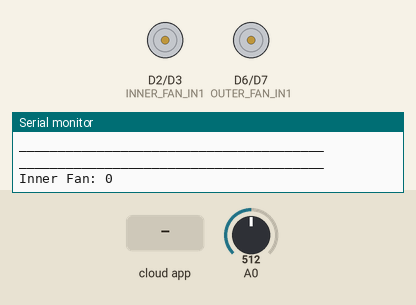
Simulated run of this sketch. Board: ESP8266 (NodeMCU). On the bench: motor-driver pin pairs drawn as motors (green arrow = first pin HIGH = forward, orange = second pin HIGH = backward, longer = more drive, scaled by the enable pin), the last lines printed to the serial monitor. Inputs (shaded band) come from the test bench; at power-on: A0 = 512. WiFi joins after 1.5 s; servers stay silent unless stated; the Firebase database answers and starts empty.

Above: at 2.7 s.
2.8 s: the phone or cloud app sets innerFan to 1
At 4.8 s:
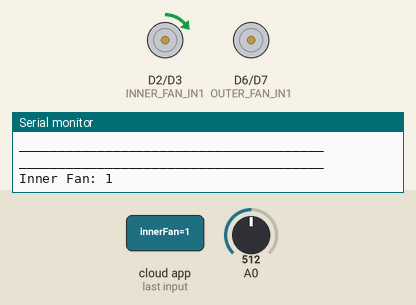
5.1 s: the phone or cloud app sets outerFan to 1
At 6.1 s:
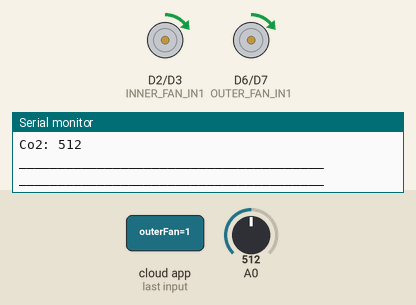
7.3 s: the phone or cloud app sets innerFan to 0
At 8.2 s:
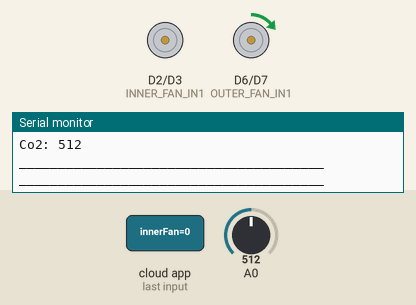
9.1 s: the phone or cloud app sets outerFan to 0
At 10.5 s:
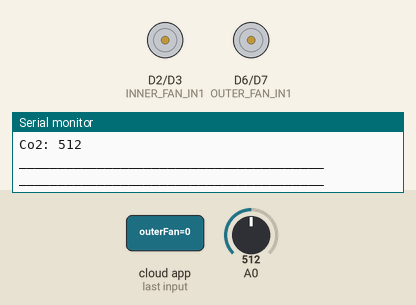
Timing chart, 0 to 12.1 s (numbered marks = the images above; inputs shaded):
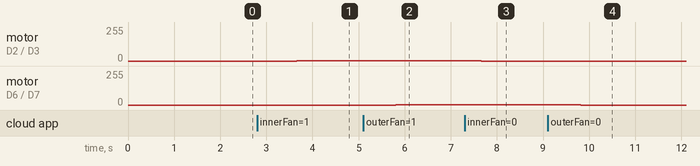

The sketch:

AlgaeMonitoringCode2.ino
```cpp
#include <Arduino.h>
#include <ESP8266WiFi.h>
#include <Firebase_ESP_Client.h>
#include "addons/TokenHelper.h"
#include "addons/RTDBHelper.h"

#define INNER_FAN_ENA  D1
#define INNER_FAN_IN1  D2
#define INNER_FAN_IN2  D3
#define OUTER_FAN_ENB  D5
#define OUTER_FAN_IN1  D6
#define OUTER_FAN_IN2  D7

#define WIFI_SSID "WIFI"
#define WIFI_PASSWORD "WIFI PASSWORD"
#define API_KEY "API KEY"
#define DATABASE_URL "DATABASE URL"


FirebaseData fbdo;
FirebaseAuth auth;
FirebaseConfig config;

unsigned long sendDataPrevMillis = 0;
bool signupOK = false;

long outerCo2;
int innerFanValue = 0;
int outerFanValue = 0;


void setup() {
  pinMode(INNER_FAN_ENA, OUTPUT);
  pinMode(INNER_FAN_IN1, OUTPUT);
  pinMode(INNER_FAN_IN2, OUTPUT);
  pinMode(OUTER_FAN_ENB, OUTPUT);
  pinMode(OUTER_FAN_IN1, OUTPUT);
  pinMode(OUTER_FAN_IN2, OUTPUT);
  Serial.begin(9600);
  pinMode(A0, INPUT);
  WiFi.begin(WIFI_SSID, WIFI_PASSWORD);
  Serial.print("Connecting to Wi-Fi");
   while (WiFi.status() != WL_CONNECTED){
    Serial.print(".");
    delay(300);
  }
   Serial.println();
  Serial.print("Connected with IP: ");
  Serial.println(WiFi.localIP());
  Serial.println();

  config.api_key = API_KEY;
  config.database_url = DATABASE_URL;

  if (Firebase.signUp(&config, &auth, "", "")){
    Serial.println("ok");
    signupOK = true;
  }
  else{
    Serial.printf("%s\n", config.signer.signupError.message.c_str());
  }
  config.token_status_callback = tokenStatusCallback;

  Firebase.begin(&config, &auth);
  Firebase.reconnectWiFi(true);
}

void innerSpeedControl()
{
   if (Firebase.RTDB.getInt(&fbdo, "Controls/1/innerFan")){
      if (fbdo.dataType() == "int"){
      innerFanValue = fbdo.intData();
      analogWrite(INNER_FAN_ENA, innerFanValue);
      digitalWrite(INNER_FAN_IN1, HIGH);
      digitalWrite(INNER_FAN_IN2, LOW);
      Serial.print("Inner Fan: ");
      Serial.println(innerFanValue);
      }
    }
    else {
      Serial.println("FAILED: " + fbdo.errorReason());
    }
}

void outerSpeedControl()
{
   if (Firebase.RTDB.getInt(&fbdo, "Controls/1/outerFan")){
      if (fbdo.dataType() == "int"){
      outerFanValue = fbdo.intData();
      analogWrite(OUTER_FAN_ENB, outerFanValue);
      digitalWrite(OUTER_FAN_IN1, HIGH);
      digitalWrite(OUTER_FAN_IN2, LOW);
      Serial.print("Outer Fan: ");
      Serial.println(outerFanValue);
      }
    }
    else {
      Serial.println("FAILED: " + fbdo.errorReason());
    }

}

void loop() {
  if (Firebase.ready() && signupOK && (millis() -  sendDataPrevMillis > 1000 || sendDataPrevMillis == 0 )) {
    sendDataPrevMillis = millis();
    innerSpeedControl();
    outerSpeedControl();

    outerCo2 = analogRead(A0);

    if (Firebase.RTDB.setFloat(&fbdo, "SENSORS/1/outerCo2", outerCo2)){
       Serial.print("Co2: ");
       Serial.println(outerCo2, DEC);
    }
    else {
      Serial.println("FAILED");
      Serial.println("REASON: " + fbdo.errorReason());
    }

    Serial.print("");
    Serial.println("_______________________________________");

    Serial.print("");
    Serial.println("_______________________________________");
  }

}
```

Measured:
- after the input at 2.8 s, motor on D2 (INNER_FAN_IN1) / D3 (INNER_FAN_IN2): stopped → forward 1/255 after 0.86 s
- after the input at 5.1 s, motor on D6 (OUTER_FAN_IN1) / D7 (OUTER_FAN_IN2): stopped → forward 1/255 after 0.71 s
- after the input at 7.3 s, motor on D2 (INNER_FAN_IN1) / D3 (INNER_FAN_IN2): forward 1/255 → stopped after 0.36 s
- after the input at 9.1 s, motor on D6 (OUTER_FAN_IN1) / D7 (OUTER_FAN_IN2): forward 1/255 → stopped after 0.71 s
